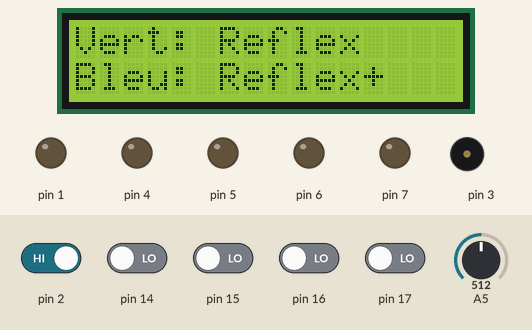
The sketch below on a simulated Arduino Uno, built with avr-gcc and run on an emulated ATmega328P. Parts: 16×2 character LCD, output pins drawn as LEDs (lit = HIGH), buzzer (waves = sounding). The inputs (shaded band) are chosen by the test bench; at power-on: pin 2 HIGH, pin 14–17 LOW, A5 = 512.

Above: at 1.2 s.
1.3 s: pin 14 driven HIGH
At 3.0 s:
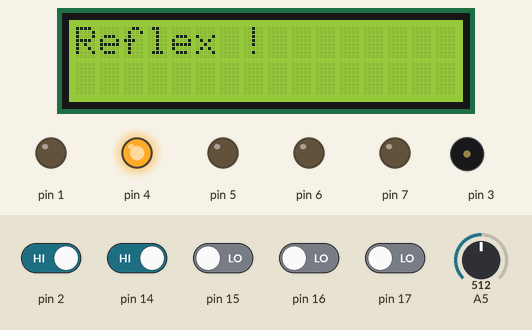
3.3 s: pin 14 driven LOW
At 3.9 s:
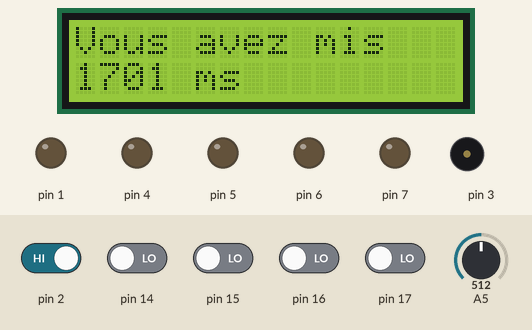
6.3 s: pin 2 driven LOW
At 6.43 s:
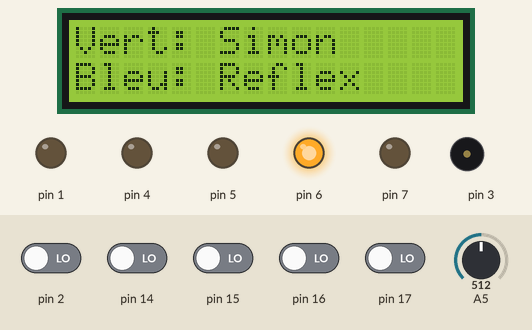
8.5 s: pin 14 driven HIGH
At 10.5 s:
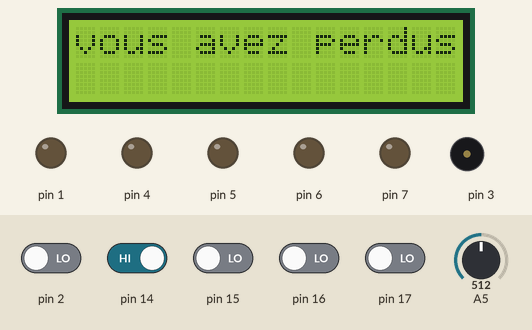
11.2 s: pin 15 driven HIGH and pin 17 driven HIGH
At 12.0 s:
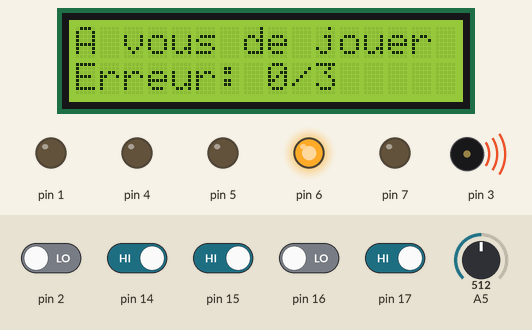
13.7 s: pin 16 driven HIGH
At 14.5 s:
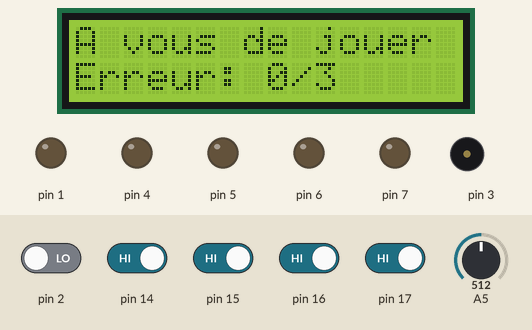
Timing chart, 0 to 16.2 s (numbered marks = the images above; inputs shaded):
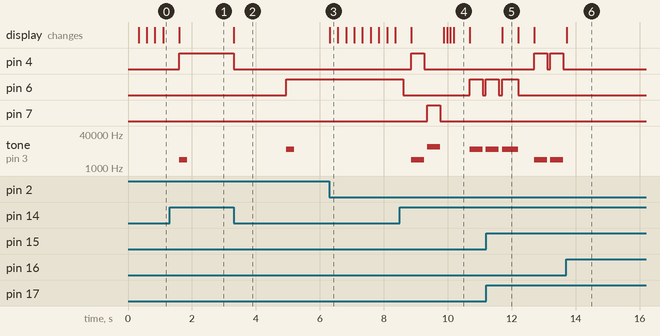

The sketch:

Loadder.ino
```cpp
#include "Lib/util.h"
#include "Lib/simon.h"
#include "Lib/reflex.h"
#include "Lib/reflexplus.h"
#include <LiquidCrystal.h>

int jeu = 0;
volatile byte state = LOW;
int gameListIndex = 0;

char *gameList[3] = {
	"Simon",
	"Reflex",
	"Reflex+"
};

void setup() {
	attachInterrupt(digitalPinToInterrupt(bouton_reset), Reset, FALLING);
	lcd.begin(16, 2);

	for(int pin: pinList){
		pinMode(pin, OUTPUT);
	}

	LoadderSetup();

}

void loop() {

	if(digitalRead(bouton_reset)) digitalWrite(led_blanc, LOW);

	switch (jeu) {
	case 1:
		SimonLoop();
		break;
	case 2:
		ReflexLoop();
		break;
	case 3:
		ReflexplusLoop();
		break;

	default:
		if(!digitalRead(bouton_rouge)) {
			if(gameListIndex >= (sizeof(gameList)/2) - 2) {
				gameListIndex = 0;
			} else {
				gameListIndex++;
			}
			UpdateScreen();
			delay(250);
		} else if (!digitalRead(bouton_vert)) {
			jeu = gameListIndex + 1;
			SetupGame();
		} else if (!digitalRead(bouton_bleu)){
			jeu = gameListIndex + 2;
			SetupGame();
		} else if (!digitalRead(bouton_jaune)){
			if(gameListIndex <= 0) {
				gameListIndex = (sizeof(gameList)/2) - 2;
			} else {
				gameListIndex--;
			}
			UpdateScreen();
			delay(250);
		}
		break;
	}
}

void SetupGame() {

	for(int pin: ledPinList){
		digitalWrite(pin, LOW);
	}

	delay(250);

	switch (jeu) {
	case 1:
		SimonSetup();
		break;
	case 2:
		ReflexSetup();
		break;
	case 3:
		ReflexplusSetup();
		break;

	default:
		break;
	}
}

void LoadderSetup() {
	jeu = 0;

	if(digitalRead(bouton_rouge)) {
		digitalWrite(led_rouge, HIGH);
	}
	if(digitalRead(bouton_vert)) {
		digitalWrite(led_vert, HIGH);
	}
	if(digitalRead(bouton_bleu)) {
		digitalWrite(led_bleu, HIGH);
	}
	if(digitalRead(bouton_jaune)) {
		digitalWrite(led_jaune, HIGH);
	}
	// if(digitalRead(bouton_reset)) {
	// 	digitalWrite(led_blanc, HIGH);
	// }

	randomSeed(analogRead(5));
	UpdateScreen();
}

void UpdateScreen() {
	lcd.clear();
	lcd.print("Vert: ");
	lcd.print(gameList[gameListIndex]);
	lcd.setCursor(0,1),
	lcd.print("Bleu: ");
	lcd.print(gameList[gameListIndex + 1]);
}

void Reset() {

	digitalWrite(led_blanc, HIGH);

	LoadderSetup();

	state = !state;
}
```

Measured:
- after the input at 1.3 s, pin 4: LOW → HIGH after 0.30 s; tone on pin 3: silent → 2500 Hz after 0.30 s, → silent 0.25 s later; the display: changes after 0.30 s (image 1)
- after the input at 3.3 s, pin 4: HIGH → LOW at once; pin 6: LOW → HIGH after 1.6 s; tone on pin 3: silent → 7500 Hz after 1.6 s, → silent 0.25 s later; the display: changes at once (image 2)
- after the input at 6.3 s, the display: changes at once (image 3)
- after the input at 8.5 s, pin 4: LOW → HIGH after 0.36 s, → LOW 0.40 s later; pin 6: HIGH → LOW after 0.11 s, → HIGH 2.1 s later, → LOW 0.40 s later, → HIGH 0.10 s later
- after the input at 13.7 s, pin 4: stays LOW (without the input it goes to HIGH after 0.84 s); pin 7: stays LOW (without the input it goes to HIGH after 1.3 s); tone on pin 3: stays silent (without the input it goes to 2500 Hz after 0.84 s)
- what the display in image 4 shows lasts 0.5 s, from 10.2 s to 10.7 s
